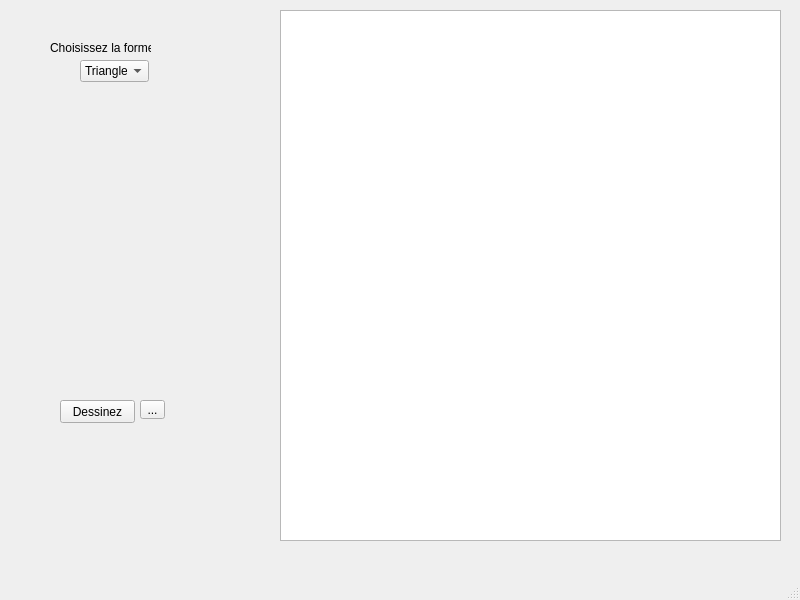
<?xml version="1.0" encoding="UTF-8"?>
<ui version="4.0">
 <class>MainWindow</class>
 <widget class="QMainWindow" name="MainWindow">
  <property name="geometry">
   <rect>
    <x>0</x>
    <y>0</y>
    <width>800</width>
    <height>600</height>
   </rect>
  </property>
  <property name="windowTitle">
   <string>MainWindow</string>
  </property>
  <widget class="QWidget" name="centralwidget">
   <widget class="QGraphicsView" name="graphicsView">
    <property name="geometry">
     <rect>
      <x>280</x>
      <y>10</y>
      <width>501</width>
      <height>531</height>
     </rect>
    </property>
   </widget>
   <widget class="QComboBox" name="comboBox">
    <property name="geometry">
     <rect>
      <x>80</x>
      <y>60</y>
      <width>69</width>
      <height>22</height>
     </rect>
    </property>
    <item>
     <property name="text">
      <string>Triangle</string>
     </property>
    </item>
    <item>
     <property name="text">
      <string>Carrée</string>
     </property>
    </item>
    <item>
     <property name="text">
      <string>Hexacone</string>
     </property>
    </item>
   </widget>
   <widget class="QLabel" name="label">
    <property name="geometry">
     <rect>
      <x>50</x>
      <y>40</y>
      <width>101</width>
      <height>16</height>
     </rect>
    </property>
    <property name="text">
     <string>Choisissez la forme:</string>
    </property>
   </widget>
   <widget class="QPushButton" name="pushButton">
    <property name="geometry">
     <rect>
      <x>60</x>
      <y>400</y>
      <width>75</width>
      <height>23</height>
     </rect>
    </property>
    <property name="text">
     <string>Dessinez</string>
    </property>
   </widget>
   <widget class="QToolButton" name="toolButton">
    <property name="geometry">
     <rect>
      <x>140</x>
      <y>400</y>
      <width>25</width>
      <height>19</height>
     </rect>
    </property>
    <property name="text">
     <string>...</string>
    </property>
   </widget>
  </widget>
  <widget class="QMenuBar" name="menubar">
   <property name="geometry">
    <rect>
     <x>0</x>
     <y>0</y>
     <width>800</width>
     <height>21</height>
    </rect>
   </property>
  </widget>
  <widget class="QStatusBar" name="statusbar"/>
 </widget>
 <resources/>
 <connections/>
</ui>
